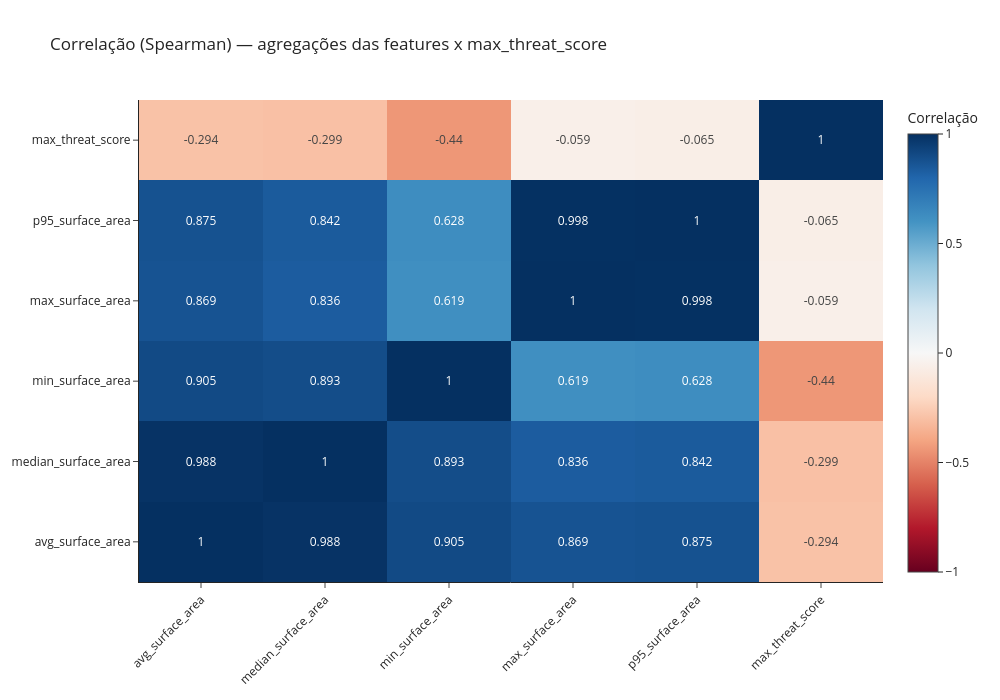
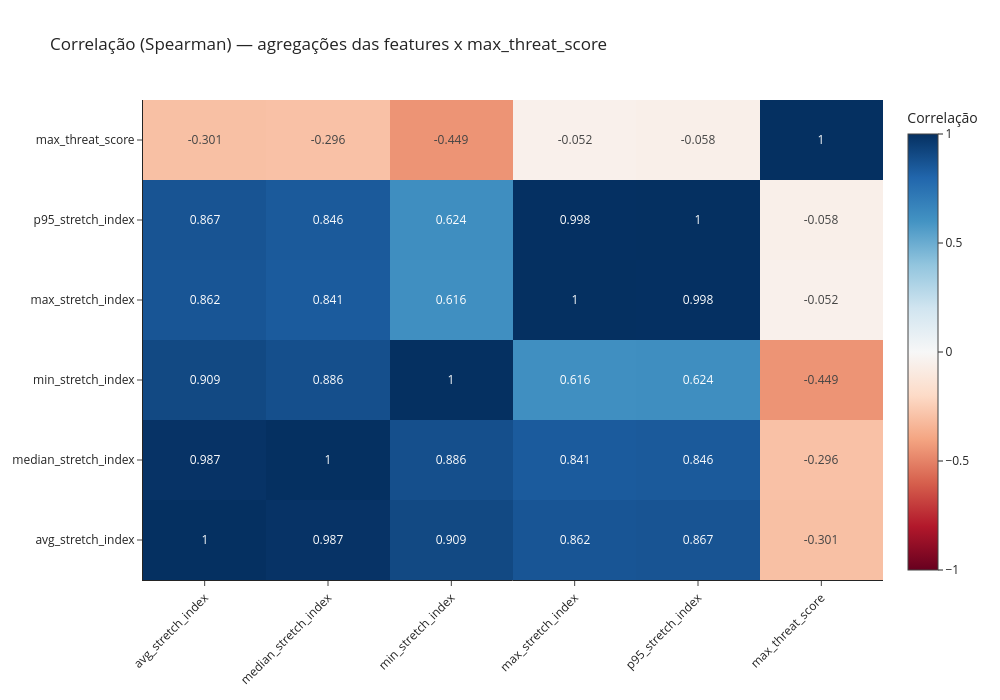

Notebook code cell kept with these figures, in order:
### Code cell
features = [
    'surface_area',
    'stretch_index',
    'team_length',
    'team_width',
    'defense_width',
    'height_goal_player',
    'height_goal_team_centroide',
    'height_goal_def_centroide',
    'def_mid_dist',
    'def_atk_dist',
    'atk_mid_dist',
    'numeric_superiority_10m',
    'numeric_superiority_20m',
]
target = 'threat_score'
group_cols = ['competitionId', 'season', 'gameId', 'possession_id']

df_features_target_agg = build_feature_target_stats_df(
    df=df_threat_features,
    features=features,
    target=target,
    group_cols=group_cols,
)

df_features_target_agg_pd = df_features_target_agg.toPandas()

for feature in features:
    plot_correlation_heatmap(df_features_target_agg_pd, feature, target, target_aggs=['max'])

### Figure 1 — Plotly figure (JSON) as saved in the notebook; plotly's stock layout.template omitted (floating-point values rounded to 4 significant figures)
{"data": [{"colorbar": {"title": {"text": "Correlação"}}, "colorscale": [[0, "rgb(103,0,31)"], [0.1, "rgb(178,24,43)"], [0.2, "rgb(214,96,77)"], [0.3, "rgb(244,165,130)"], [0.4, "rgb(253,219,199)"], [0.5, "rgb(247,247,247)"], [0.6, "rgb(209,229,240)"], [0.7, "rgb(146,197,222)"], [0.8, "rgb(67,147,195)"], [0.9, "rgb(33,102,172)"], [1, "rgb(5,48,97)"]], "text": [[1.0, 0.988, 0.905, 0.869, 0.875, -0.294], [0.988, 1.0, 0.893, 0.836, 0.842, -0.299], [0.905, 0.893, 1.0, 0.619, 0.628, -0.44], [0.869, 0.836, 0.619, 1.0, 0.998, -0.059], [0.875, 0.842, 0.628, 0.998, 1.0, -0.065], [-0.294, -0.299, -0.44, -0.059, -0.065, 1.0]], "texttemplate": "%{text}", "type": "heatmap", "x": ["avg_surface_area", "median_surface_area", "min_surface_area", "max_surface_area", "p95_surface_area", "max_threat_score"], "y": ["avg_surface_area", "median_surface_area", "min_surface_area", "max_surface_area", "p95_surface_area", "max_threat_score"], "z": [[1.0, 0.9884, 0.9048, 0.8692, 0.8751, -0.2939], [0.9884, 1.0, 0.8935, 0.8355, 0.8416, -0.2992], [0.9048, 0.8935, 1.0, 0.6194, 0.6279, -0.4404], [0.8692, 0.8355, 0.6194, 1.0, 0.9981, -0.05872], [0.8751, 0.8416, 0.6279, 0.9981, 1.0, -0.0654], [-0.2939, -0.2992, -0.4404, -0.05872, -0.0654, 1.0]], "zmax": 1, "zmin": -1}], "layout": {"height": 700, "title": {"text": "Correlação (Spearman) — agregações das features x max_threat_score"}, "width": 1000, "xaxis": {"tickangle": -45}}}

### Figure 2 — Plotly figure (JSON) as saved in the notebook; plotly's stock layout.template omitted (floating-point values rounded to 4 significant figures)
{"data": [{"colorbar": {"title": {"text": "Correlação"}}, "colorscale": [[0, "rgb(103,0,31)"], [0.1, "rgb(178,24,43)"], [0.2, "rgb(214,96,77)"], [0.3, "rgb(244,165,130)"], [0.4, "rgb(253,219,199)"], [0.5, "rgb(247,247,247)"], [0.6, "rgb(209,229,240)"], [0.7, "rgb(146,197,222)"], [0.8, "rgb(67,147,195)"], [0.9, "rgb(33,102,172)"], [1, "rgb(5,48,97)"]], "text": [[1.0, 0.987, 0.909, 0.862, 0.867, -0.301], [0.987, 1.0, 0.886, 0.841, 0.846, -0.296], [0.909, 0.886, 1.0, 0.616, 0.624, -0.449], [0.862, 0.841, 0.616, 1.0, 0.998, -0.052], [0.867, 0.846, 0.624, 0.998, 1.0, -0.058], [-0.301, -0.296, -0.449, -0.052, -0.058, 1.0]], "texttemplate": "%{text}", "type": "heatmap", "x": ["avg_stretch_index", "median_stretch_index", "min_stretch_index", "max_stretch_index", "p95_stretch_index", "max_threat_score"], "y": ["avg_stretch_index", "median_stretch_index", "min_stretch_index", "max_stretch_index", "p95_stretch_index", "max_threat_score"], "z": [[1.0, 0.9875, 0.909, 0.8617, 0.8668, -0.3011], [0.9875, 1.0, 0.8857, 0.8411, 0.8461, -0.2963], [0.909, 0.8857, 1.0, 0.6161, 0.6238, -0.4493], [0.8617, 0.8411, 0.6161, 1.0, 0.9983, -0.05197], [0.8668, 0.8461, 0.6238, 0.9983, 1.0, -0.05821], [-0.3011, -0.2963, -0.4493, -0.05197, -0.05821, 1.0]], "zmax": 1, "zmin": -1}], "layout": {"height": 700, "title": {"text": "Correlação (Spearman) — agregações das features x max_threat_score"}, "width": 1000, "xaxis": {"tickangle": -45}}}
